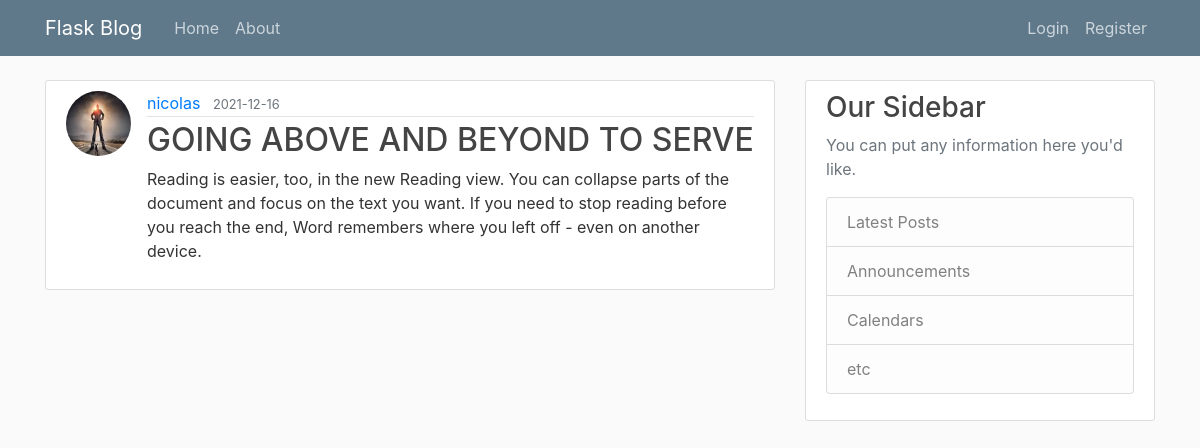
Screenshot of /post/2 with the database file from the repository.
### blog/models.py (models this page shows, shortened)
class User(db.Model, UserMixin):
    id = db.Column(db.Integer, primary_key=True)
    username = db.Column(db.String(20),
                         unique=True,
                         nullable=False)
    email = db.Column(db.String(120),
                      unique=True,
                      nullable=False)
    image_file = db.Column(db.String(20),
                           nullable=False,
                           default='default.jpg')
    password = db.Column(db.String(60),
                         nullable=False)
    posts = db.relationship('Post', backref='author', lazy=True)

class Post(db.Model):
    id = db.Column(db.Integer, primary_key=True)
    title = db.Column(db.String(100),
                      nullable=False)
    date = db.Column(db.DateTime, nullable=False, default=datetime.utcnow)
    content = db.Column(db.Text,
                        nullable=False)
    user_id = db.Column(db.Integer, db.ForeignKey('user.id'), nullable=False)

### blog/routes.py (the view)
@app.route("/post/<int:post_id>")
def post(post_id):
    post = Post.query.get_or_404(post_id)
    return render_template('post.html', title='post.title', post=post)

### blog/templates/post.html (shortened to what this page needs)
{% extends 'base.html' %}
{% block content %}
    <article class="media content-section">
        <img src="{{ url_for('static', filename='profile/'+ post.author.image_file) }}" class="rounded-circle article-img" alt="">
        <div class="media-body">
        <div class="article-metadata">
            <a class="mr-2" href="{{ url_for('user_posts', username=post.author.username) }}">{{ post.author.username }}</a>
            <small class="text-muted">{{ post.date.strftime('%Y-%m-%d') }}</small>
        </div>
        <h2 class="article-title">{{ post.title }}</h2>
        <p class="article-content">{{ post.content }}</p>
        </div>
    </article>
{% endblock %}

### blog/static/main.css (style rules this page uses)
body { background: #fafafa; color: #333333; margin-top: 5rem; }
h1, h2, h3, h4, h5, h6 { color: #444444; }
.content-section { background: #ffffff; padding: 10px 20px; border: 1px solid #dddddd; border-radius: 3px; margin-bottom: 20px; }
.article-title { color: #444444; }
.article-content { white-space: pre-line; }
.article-img { height: 65px; width: 65px; margin-right: 16px; }
.article-metadata { padding-bottom: 1px; margin-bottom: 4px; border-bottom: 1px solid #e3e3e3 }

### rows the page displays
User: image_file (picture), author.username "nicolas"
Post: date "2021-12-16", title "GOING ABOVE AND BEYOND TO SERVE", content "Reading is easier, too, in the new Reading view. You can collapse parts of the document and focus on the text you want. If you need to stop reading before you reach the end, Word remembers where you left off - even on another device."
